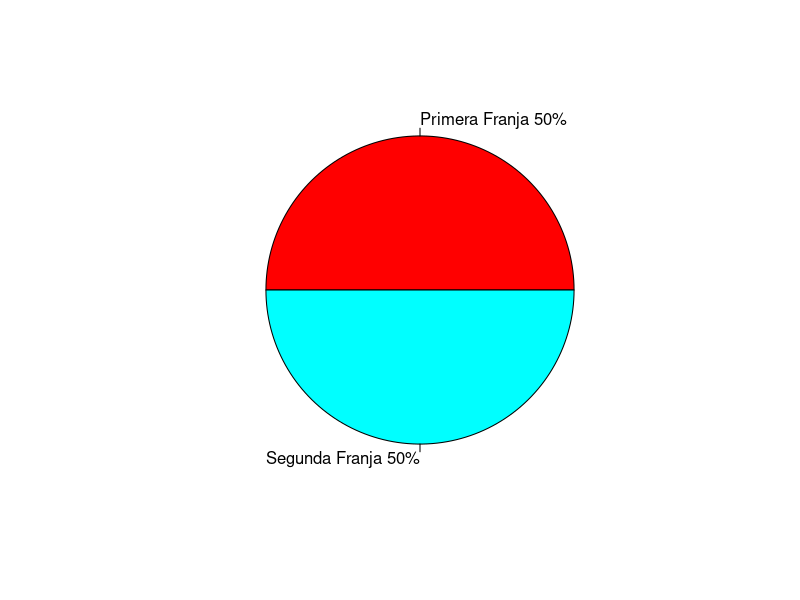
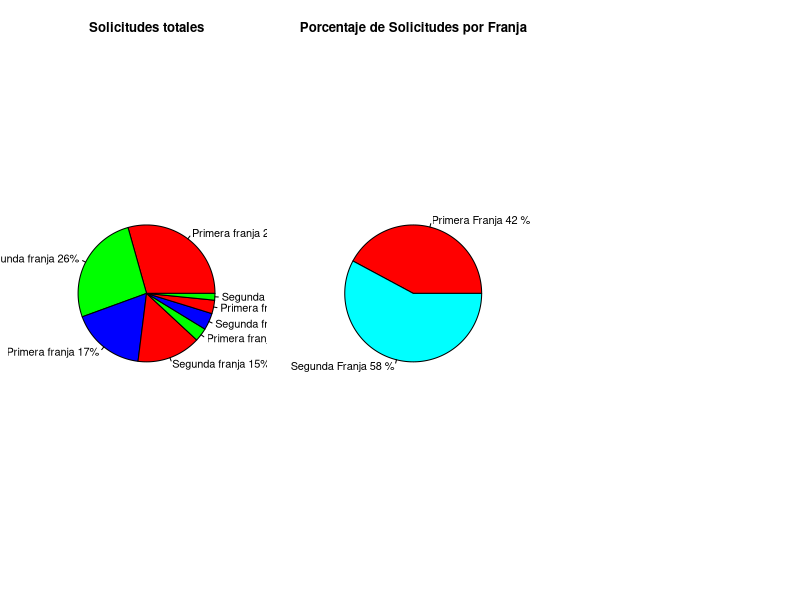
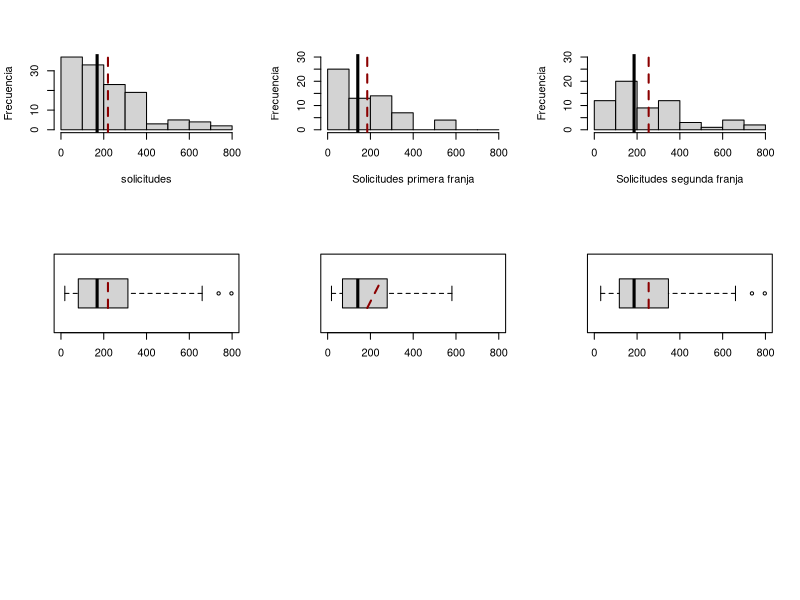

Source code (R) for these figures, in order:
unionesDeHecho=read.csv2("uniones_de_hecho.csv")

uniones.primera.franja=unionesDeHecho[((unionesDeHecho$Año==2010)|(unionesDeHecho$Año==2011)|(unionesDeHecho$Año==2012)|(unionesDeHecho$Año==2013)|(unionesDeHecho$Año==2014)|(unionesDeHecho$Año==2015)|(unionesDeHecho$Año==2016)),]
uniones.segunda.franja=unionesDeHecho[((unionesDeHecho$Año==2017)|(unionesDeHecho$Año==2018)|(unionesDeHecho$Año==2019)|(unionesDeHecho$Año==2020)|(unionesDeHecho$Año==2021)|(unionesDeHecho$Año==2022)|(unionesDeHecho$Año==2023)),]

uniones.primera.franja$franja = rep(c("primera"), times = nrow(uniones.primera.franja))
uniones.segunda.franja$franja = rep(c("segunda"), times = nrow(uniones.segunda.franja))

uniones.con.franja = rbind(uniones.primera.franja, uniones.segunda.franja)

solicitudes<- as.numeric(uniones.con.franja$Solicitudes.presentadas)
franja=uniones.con.franja$franja

#### TAMAÑO DE LA MUESTRA
tapply(solicitudes, franja, length)

#### MEDIDAS DE CENTRALIZACION
## media
round(mean(solicitudes),2)
round(tapply(solicitudes, franja, mean),2)
## mediana
round(median(solicitudes),2)
round(tapply(solicitudes, franja, median),2)

#### MEDIDAS DE DISPERSIÓN
## minimo
min(solicitudes)
round(tapply(solicitudes, franja, min),2)
## maximo
max(solicitudes)
round(tapply(solicitudes, franja, max),2)
## rango
max(solicitudes)-min(solicitudes)
round(tapply(solicitudes, franja, max),2)-round(tapply(solicitudes, franja, min),2)
## varianza
round(var(solicitudes),2)
round(tapply(solicitudes, franja, var),2)
## desviacion estandar
round(sd(solicitudes),2)
round(tapply(solicitudes, franja, sd),2)
## coeficiente de variacion
round(sd(solicitudes)/mean(solicitudes),2)
round(tapply(solicitudes, franja, sd)/tapply(solicitudes,franja,mean),2)

#### MEDIDAS DE LOCALIZACION
## cuartiles
round(summary(solicitudes),2)
tapply(solicitudes, franja, quantile)
## rango intercuartilico (IQR)
round(IQR(solicitudes),2)
round(tapply(solicitudes, franja, IQR),2)

#### MEDIDAS DE FORMA
install.packages("e1071")
library("e1071")
## coeficiente de asimetría
round(skewness(solicitudes),2)
round(tapply(solicitudes, franja, skewness),2)
## coeficiente de apuntamiento o curtosis
round(kurtosis(solicitudes),2)
round(tapply(solicitudes, franja, kurtosis),2)

#### OTRAS MEDIDAS
solicitudes.primera <- as.numeric(uniones.primera.franja$Solicitudes.presentadas)
solicitudes.segunda <- as.numeric(uniones.segunda.franja$Solicitudes.presentadas)
# Valores inferiores a la media en todas las solicitudes
solicitudes.menores <- length(solicitudes[solicitudes < mean(solicitudes)])
porcentaje.menores <- round(100 * solicitudes.menores / length(solicitudes))

# Valores inferiores a la media en la primera franja
solicitudes.primera.menores <- length(solicitudes.primera[solicitudes.primera < mean(solicitudes.primera)])
porcentaje.primera.menores <- round(100 * solicitudes.primera.menores / length(solicitudes.primera))

# Valores inferiores a la media en la segunda franja
solicitudes.segunda.menores <- length(solicitudes.segunda[solicitudes.segunda < mean(solicitudes.segunda)])
porcentaje.segunda.menores <- round(100 * solicitudes.segunda.menores / length(solicitudes.segunda))

# Valores superiores a la media en todas las solicitudes
solicitudes.mayores <- length(solicitudes[solicitudes > mean(solicitudes)])
porcentaje.mayores <- round(100 * solicitudes.mayores / length(solicitudes))

# Valores superiores a la media en la primera franja
solicitudes.primera.mayores <- length(solicitudes.primera[solicitudes.primera > mean(solicitudes.primera)])
porcentaje.primera.mayores <- round(100 * solicitudes.primera.mayores / length(solicitudes.primera))

# Valores superiores a la media en la segunda franja
solicitudes.segunda.mayores <- length(solicitudes.segunda[solicitudes.segunda > mean(solicitudes.segunda)])
porcentaje.segunda.mayores <- round(100 * solicitudes.segunda.mayores / length(solicitudes.segunda))

# Mostrar resultados
solicitudes.menores
porcentaje.menores
solicitudes.primera.menores
porcentaje.primera.menores
solicitudes.segunda.menores
porcentaje.segunda.menores

solicitudes.mayores
porcentaje.mayores
solicitudes.primera.mayores
porcentaje.primera.mayores
solicitudes.segunda.mayores
porcentaje.segunda.mayores

#### TABLA DE FRECUENCIAS
## regla de sturges
ceiling(1+3.322*log10(126))
L=c(0,100,200,300,400,500,600,700,800)
solicitudes.agrupadas=cut(solicitudes, breaks=L, right=FALSE, include.lowest = TRUE)
addmargins(table(solicitudes.agrupadas,franja))
round(addmargins(prop.table(table(solicitudes.agrupadas,franja))),2)

#### DIAGRAMAS
## diagrama de tarta
par(mfrow=c(1,1))
ft=table(franja)
etiquetas.franja = c("Primera Franja", "Segunda Franja") 
propt = round(ft/sum(ft)*100)
etiquetas.franja = paste(etiquetas.franja, propt) 
etiquetas.franja = paste(etiquetas.franja,"%",sep="") 
pie(ft,labels = etiquetas.franja, col=rainbow(2))

## porcentaje por franjas
par(mfrow=c(1,3))
L=c(5,7,9,11)
fn=table(solicitudes.agrupadas)
etiquetas <- c("Primera franja", "Segunda franja")
prop <- round(fn/sum(fn)*100)
etiquetas= paste(etiquetas, prop) 
etiquetas = paste(etiquetas,"%",sep="") 
pie(fn,labels = etiquetas, col=rainbow(3), main="Solicitudes totales")

solicitudes.primera <- as.numeric(uniones.primera.franja$Solicitudes.presentadas)
solicitudes.segunda <- as.numeric(uniones.segunda.franja$Solicitudes.presentadas)
total.primera <- sum(solicitudes.primera, na.rm=TRUE)
total.segunda <- sum(solicitudes.segunda, na.rm=TRUE)
totales <- c(total.primera, total.segunda)
etiquetas.franjas <- c("Primera Franja", "Segunda Franja")
porcentaje <- round(totales / sum(totales) * 100)
etiquetas.franjas <- paste(etiquetas.franjas, porcentaje, "%", sep=" ")
pie(totales, labels=etiquetas.franjas, col=rainbow(2), main="Porcentaje de Solicitudes por Franja")

## Histogramas, diagramas de caja

#solicitudes totales histograma
par(mfrow=c(3,3))
L=c(0,100,200,300,400,500,600,700,800)
hist(solicitudes, breaks = L, main="", ylab = "Frecuencia", xlab = "solicitudes")
abline(v=median(solicitudes), lwd=3)
abline(v=mean(solicitudes), lwd=2, lty=2, col="darkred")

#solicitudes primera franja histograma
hist(solicitudes.primera, breaks = L, main="", ylab = "Frecuencia", ylim=c(0,30), xlab= "Solicitudes primera franja")
abline(v=median(solicitudes.primera), lwd=3)
abline(v=mean(solicitudes.primera), lwd=2, lty=2, col="darkred")

#solicitudes segunda franja histograma
hist(solicitudes.segunda, breaks = L, main="", ylab = "Frecuencia", ylim=c(0,30), xlab= "Solicitudes segunda franja")
abline(v=median(solicitudes.segunda), lwd=3)
abline(v=mean(solicitudes.segunda), lwd=2, lty=2, col="darkred")

#solicitudes totales diagrama de caja
boxplot(solicitudes,horizontal = TRUE, ylim=c(0,800))
segments(x0 = mean(solicitudes), y0 = 0.8, x1 = mean(solicitudes), y1 = 1.2, col = "darkred",lwd = 2, lty=2)

#solicitudes primera franja diagrama de caja
boxplot(solicitudes.primera,horizontal = TRUE, ylim=c(0,800))
segments(x0 = mean(solicitudes.primera), y0 = 0.8, x1 = mean(solicitudes.segunda), y1 = 1.2, col= "darkred", lwd = 2, lty=2)

#solicitudes segunda franja diagrama de caja
boxplot(solicitudes.segunda,horizontal = TRUE, ylim=c(0,800))
segments(x0 = mean(solicitudes.segunda), y0 = 0.8, x1 = mean(solicitudes.segunda), y1 = 1.2, col= "darkred", lwd = 2, lty=2)
